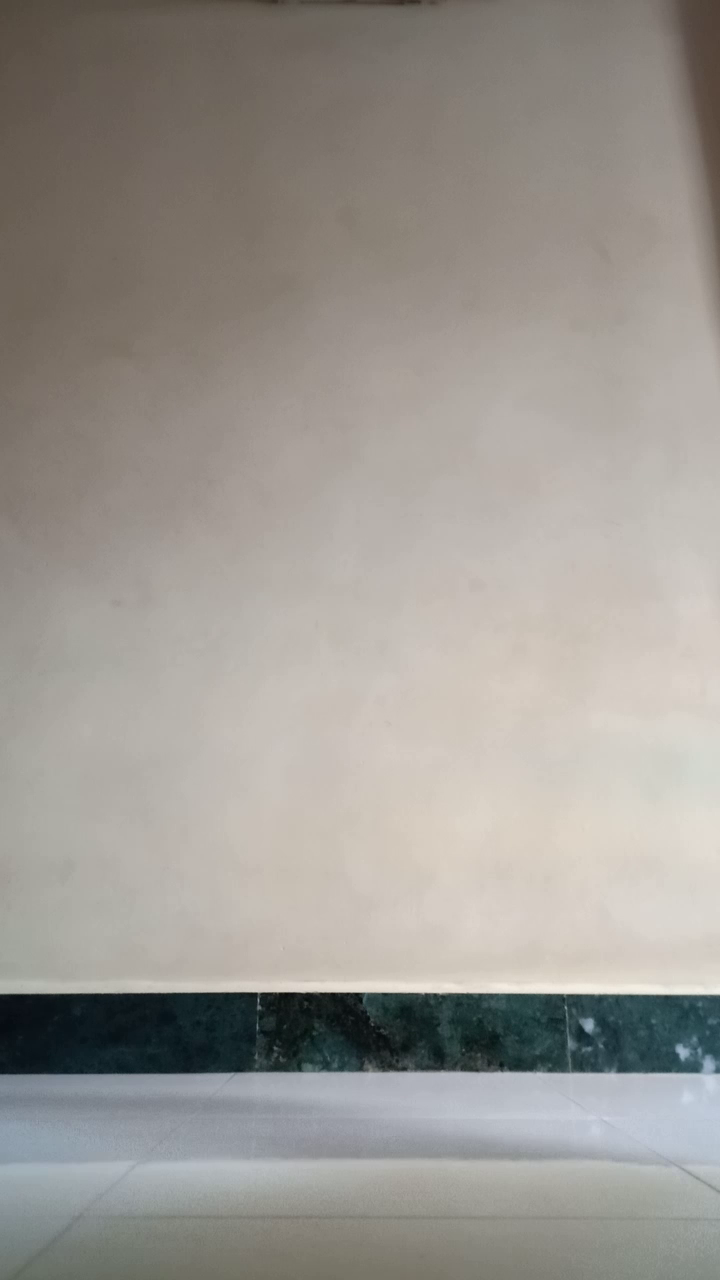
#> input picture frame 5 of ball.mp4, 720 x 1280 px
$ python 'ball trajectory.py'   (older library calls are emulated)
#> lines starting #> are read from the running program, lines starting #| are printed output that depends on the picture; after the words box and inside, x2 and y2 are one past the last pixel; in counts of white or black regions, pixels touching at a corner belong together
import cv2
import numpy as np
import matplotlib.pyplot as plt
from matplotlib.animation import FuncAnimation

def nothing(x):
    pass
frame = 0
i=0
cap = cv2.VideoCapture('ball.mp4')
#cv2.namedWindow('tracking')
cv2.createTrackbar('LH','tracking',0,255,nothing)
cv2.createTrackbar('LS','tracking',0,255,nothing)
cv2.createTrackbar('LV','tracking',0,255,nothing)
cv2.createTrackbar('UH','tracking',255,255,nothing)
cv2.createTrackbar('US','tracking',255,255,nothing)
cv2.createTrackbar('UV','tracking',255,255,nothing)
mat1 = 0
x=[]
y=[]
yp=[]

while True:

    ret,frame = cap.read()
#> frame is the input picture: shape (1280, 720, 3); mean B, G, R 145.7, 151.4, 155.4
    if ret ==False:
      break

    frame = frame[150:,:,:]
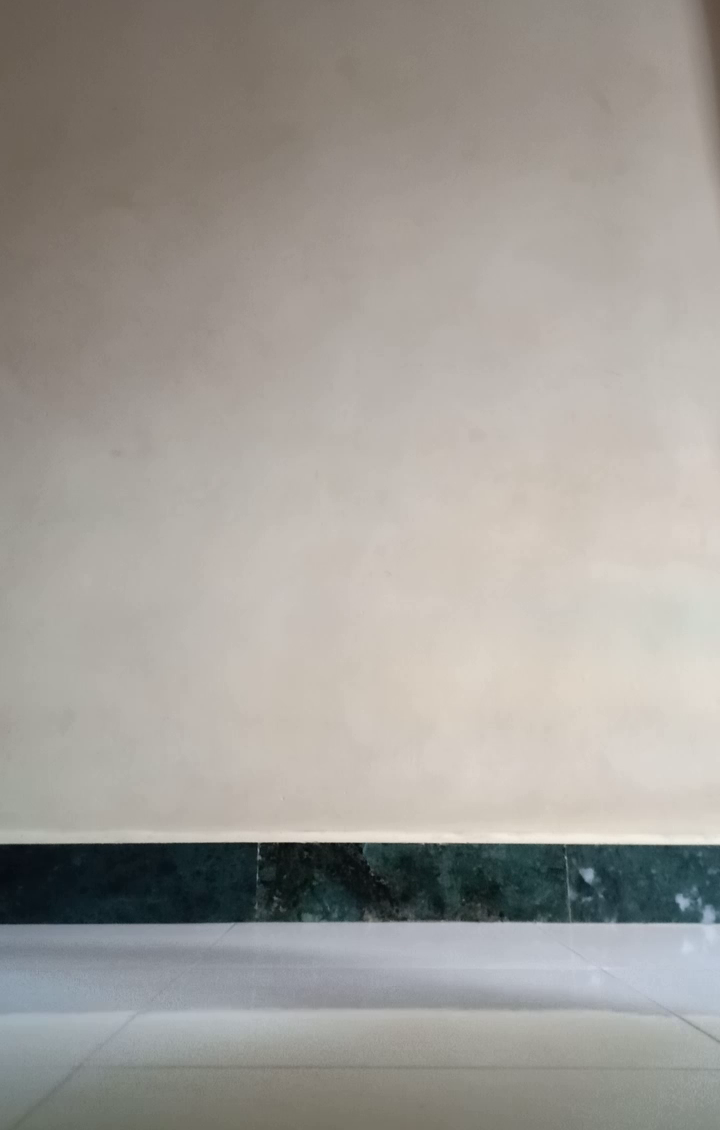
#> frame: shape (1130, 720, 3); mean B, G, R 151.8, 157.3, 160.7
    frame = cv2.resize(frame, (360, 640))
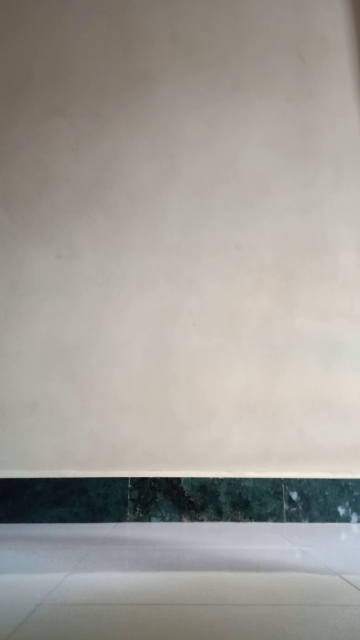
#> frame: shape (640, 360, 3); mean B, G, R 151.8, 157.2, 160.7
    mg = frame
    s = frame.shape
#> s = (640, 360, 3)


    lh = cv2.getTrackbarPos('LH','tracking')
    ls = cv2.getTrackbarPos('LS', 'tracking')
    lv = cv2.getTrackbarPos('LV', 'tracking')

    uh = cv2.getTrackbarPos('UH', 'tracking')
    us = cv2.getTrackbarPos('US', 'tracking')
    uv = cv2.getTrackbarPos('UV', 'tracking')

    hsv = cv2.cvtColor(frame, cv2.COLOR_BGR2HSV)
#> hsv: shape (640, 360, 3); mean H, S, V 32, 28.2, 163.6
   # l_b = np.array([lh,ls,lv])
    #u_b = np.array([uh,us,uv])

    l_b = np.array([0, 51, 120])
    u_b = np.array([90, 255, 255])

    mask = cv2.inRange(hsv,l_b,u_b)
#> mask: shape (640, 360); every value is 0
    lower_red = np.array([0, 81, 47])
    upper_red = np.array([49, 255, 255])
    mask1 = cv2.inRange(hsv, lower_red, upper_red)
    maskh = mask + mask1

    kernel_erode = np.ones((4, 4), np.uint8)
    eroded_mask = cv2.erode(maskh, kernel_erode, iterations=1)
    kernel_dilate = np.ones((6, 6), np.uint8)
    dilated_mask = cv2.dilate(eroded_mask, kernel_dilate, iterations=1)
    res=cv2.bitwise_and(frame,frame,mask=dilated_mask)
#> res: shape (640, 360, 3); every value is 0

    frame = cv2.cvtColor(res, cv2.COLOR_BGR2GRAY)

    blur = cv2.GaussianBlur(frame, (5, 5), 0)
    th3 = cv2.adaptiveThreshold(frame, 255, cv2.ADAPTIVE_THRESH_GAUSSIAN_C, \
                                cv2.THRESH_BINARY, 11, 7)
#> th3: shape (640, 360); every value is 255

    edges = cv2.Canny(th3, 50, 200, None, 3)

    # [4 lines of commented-out code are left out]

    M = cv2.moments(edges)
#> M = moments, m00 0

    if M["m00"] !=0 :

      cX = int(M["m10"] / M["m00"])
      cY = int(M["m01"] / M["m00"])
      x.append(cX)
      y.append(cY)
      yp.append(s[0]-cY)

      cv2.circle(mg, (cX, cY), 15, (0, 255,255 ), 2)
      cv2.putText(mg, "BALL", (cX - 25, cY - 25), cv2.FONT_HERSHEY_SIMPLEX, 0.5, (0, 255, 255), 2)


    for i in range(1,len(x)):
        cv2.line(mg,(x[i-1],y[i-1]),(x[i],y[i]),(0,0,255),2)
        cv2.circle(mg, (x[i-1],y[i-1]), 2, (0, 255,255 ), 2)
        cv2.imshow("Image", mg)
        cv2.imshow("mask",dilated_mask)

    (_, contours,_) = cv2.findContours( dilated_mask , cv2.RETR_EXTERNAL, cv2.CHAIN_APPROX_NONE)
#> contours = []

    for contour in contours:
        (x, y, w, h) = cv2.boundingRect(contour)
        cv2.rectangle(mg, (x, y), (x + w, y + h), (0, 255, 0), 2)
#> this loop made 0 passes

    k = cv2.waitKey(500)
#> (key Esc is pressed here)
    if k == 27 :
        break

plt.plot(x,yp)
plt.show()
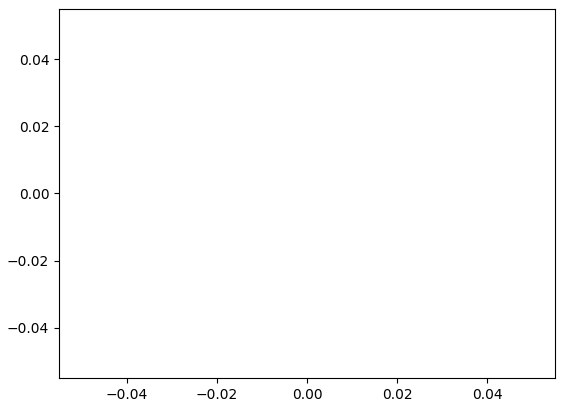
#> figure drawn by matplotlib, 1 panel
cap.release()
cv2.destroyAllWindows()

$ run again, starting later in the video
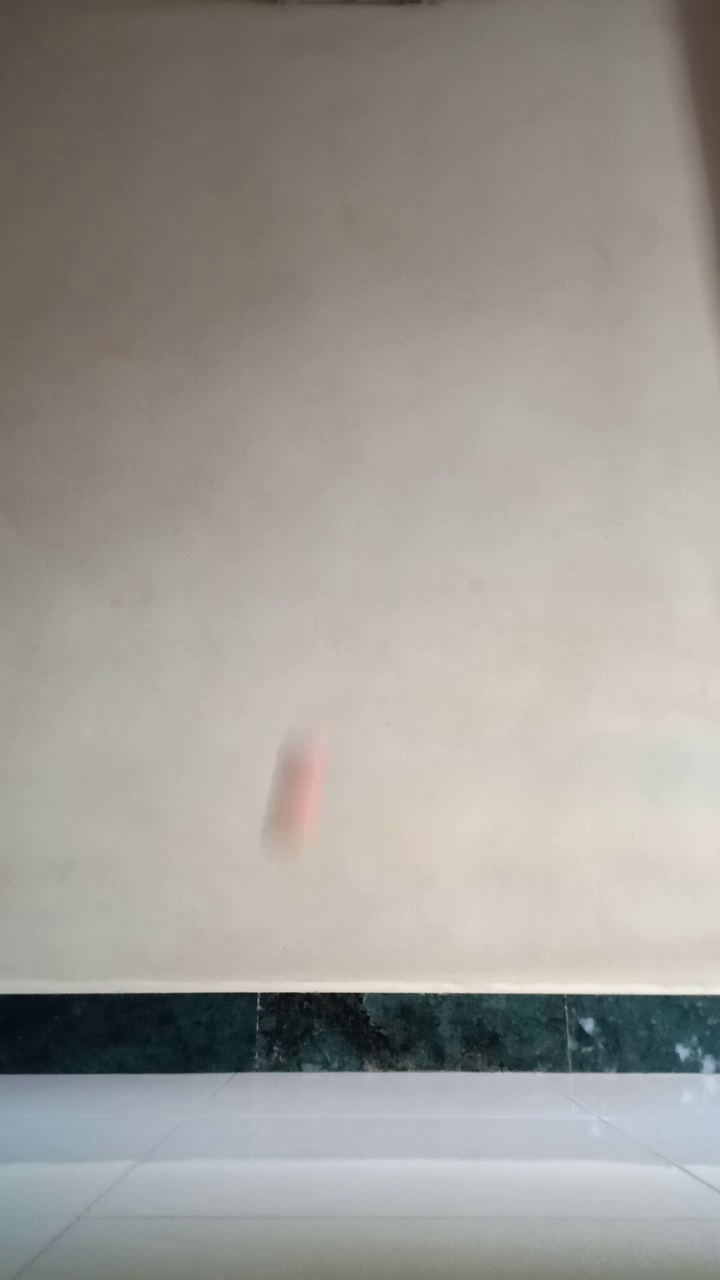
#> input picture frame 24 of ball.mp4, 720 x 1280 px
#> frame is the input picture: shape (1280, 720, 3); mean B, G, R 149.3, 154.1, 157.9
#> hsv: shape (640, 360, 3); mean H, S, V 35, 28.2, 167.2
#> `mask = cv2.inRange(hsv,l_b,u_b)`:
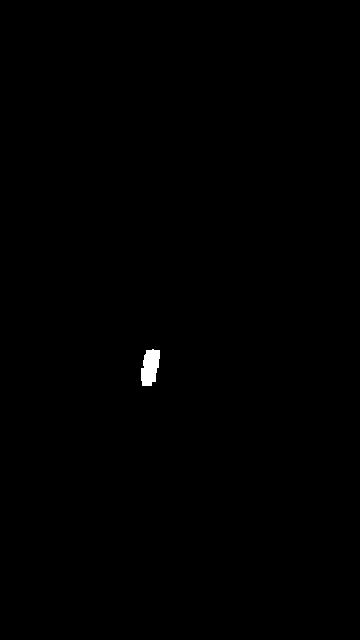
#> mask: shape (640, 360); 0.23% white; 1 white region, box (x1, y1, x2, y2) and area: (141, 349, 160, 386) 532
#> mask1: shape (640, 360); every value is 0
#> eroded_mask: shape (640, 360); 0.16% white; 1 white region, box (x1, y1, x2, y2) and area: (143, 352, 159, 385) 371
#> dilated_mask: shape (640, 360); 0.28% white; 1 white region, box (x1, y1, x2, y2) and area: (141, 350, 162, 388) 646
#> th3: shape (640, 360); 99.8% white; 1 black region, box (x1, y1, x2, y2) and area: (138, 346, 166, 392) 386
#> edges: shape (640, 360); 0.1% white in thin lines or dots, all inside (x1, y1, x2, y2) = (137, 345, 166, 392)
#> M = moments, m00 58650, centre m10/m00, m01/m00 = (150.7, 368.2)
#> cX = 150
#> cY = 368
#> contours = 1 contour; box (x1, y1, x2, y2) and area: (141, 350, 162, 388) 592
#> the loop `for contour in contours:` made 1 pass
#> (x, y, w, h) on pass 1: (141, 350, 21, 38)
#> `plt.show()`:
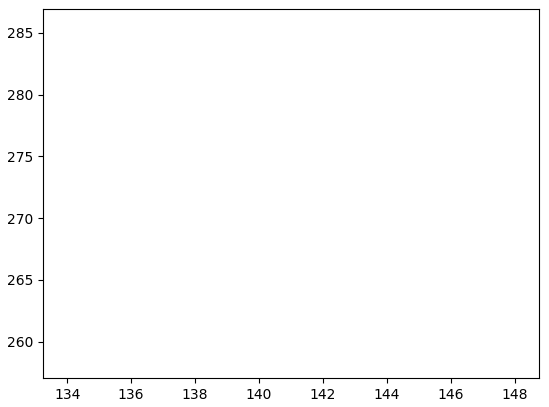
#> figure drawn by matplotlib, 1 panel

$ run again, starting later in the video
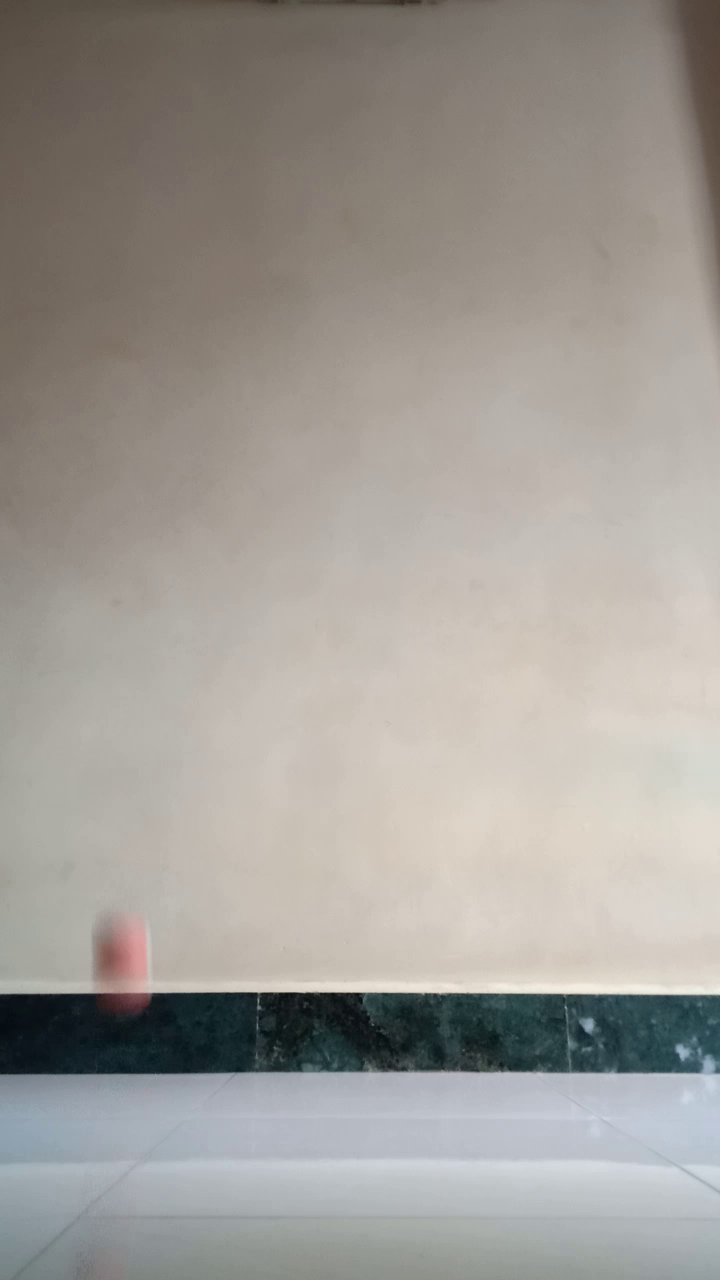
#> input picture frame 44 of ball.mp4, 720 x 1280 px
#> frame is the input picture: shape (1280, 720, 3); mean B, G, R 150.4, 155.7, 159.8
#> hsv: shape (640, 360, 3); mean H, S, V 36.1, 28.3, 169
#> `mask = cv2.inRange(hsv,l_b,u_b)`:
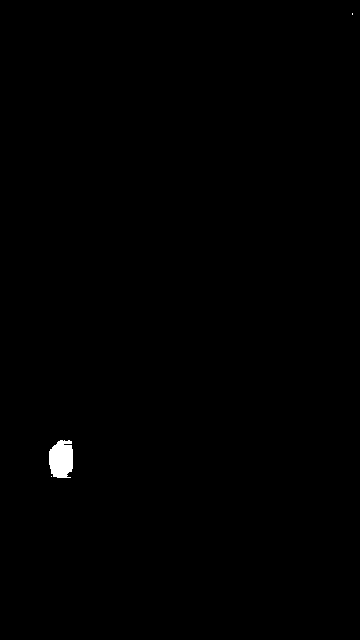
#> mask: shape (640, 360); 0.33% white; 3 white regions (2 under 20 px), largest, box (x1, y1, x2, y2) and area: (49, 440, 73, 478) 764
#> mask1: shape (640, 360); 0.1% white; 3 white regions (2 under 20 px), largest, box (x1, y1, x2, y2) and area: (51, 449, 66, 467) 225
#> th3: shape (640, 360); 99.8% white; 1 black region, box (x1, y1, x2, y2) and area: (46, 438, 79, 484) 400
#> edges: shape (640, 360); 0.11% white in thin lines or dots, all inside (x1, y1, x2, y2) = (45, 437, 79, 484)
#> M = moments, m00 66045, centre m10/m00, m01/m00 = (61.7, 460.5)
#> cX = 61
#> cY = 460
#> contours = 1 contour; box (x1, y1, x2, y2) and area: (49, 441, 75, 481) 806
#> the loop `for contour in contours:` made 1 pass
#> (x, y, w, h) on pass 1: (49, 441, 26, 40)
#> `plt.show()`:
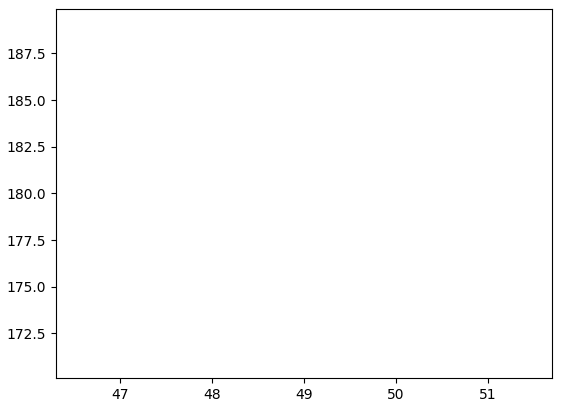
#> figure drawn by matplotlib, 1 panel
